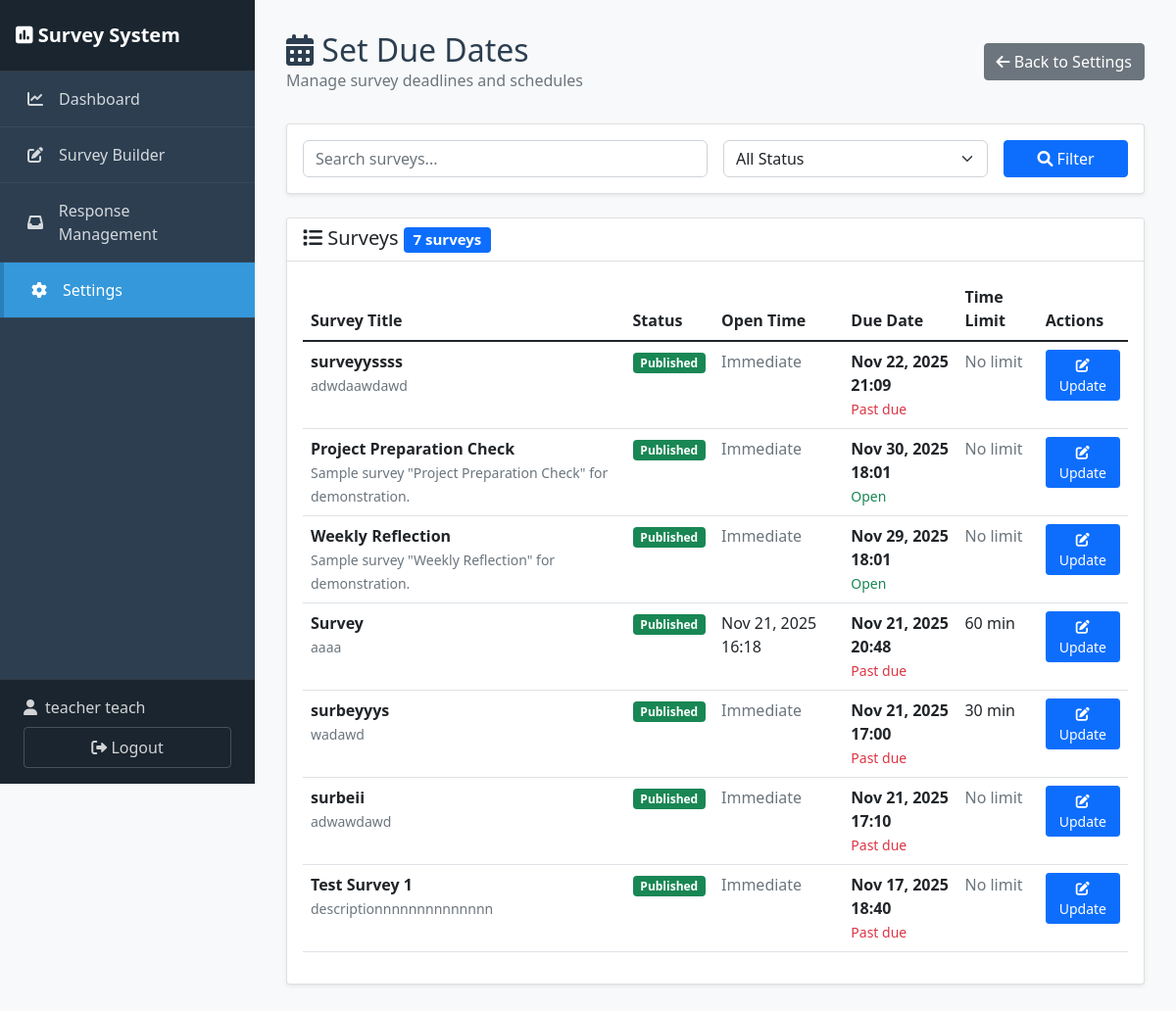
Screenshot of /teacher/settings/due-dates/ (signed in) with the database file from the repository.
### myapp/models.py (models this page shows, shortened)
class Survey(models.Model):
    title = models.CharField(max_length=200)
    description = models.TextField(blank=True)
    created_by = models.ForeignKey(User, on_delete=models.CASCADE, related_name='created_surveys')
    assigned_sections = models.ManyToManyField(Section, related_name='surveys')
    is_active = models.BooleanField(default=True)
    is_published = models.BooleanField(default=False, help_text='Surveys remain hidden from students until published.')
    open_time = models.DateTimeField(null=True, blank=True, help_text="Time when the survey opens for students. If not set, survey opens immediately when published.")
    due_date = models.DateTimeField()
    is_archived = models.BooleanField(default=False, help_text='Archived surveys are hidden from students until restored.')
    time_limit_minutes = models.PositiveIntegerField(
        null=True,
        blank=True,
        help_text='Optional time limit (in minutes) for completing the survey.'
    )
    created_at = models.DateTimeField(auto_now_add=True)
    updated_at = models.DateTimeField(auto_now=True)
    @property
    def is_open(self):
        if not self.is_active or not self.is_published:
            return False
        now = timezone.now()
        due_date = self.due_date
        if timezone.is_naive(due_date):
            from datetime import timezone as dt_timezone
            due_date = due_date.replace(tzinfo=dt_timezone.utc)
        return now <= due_date

### myapp/views.py (the view)
# urls.py: path("teacher/settings/due-dates/", views.set_due_dates, name="set_due_dates"),
@login_required
def set_due_dates(request):
    if not hasattr(request.user, 'profile') or request.user.profile.role != 'teacher':
        messages.error(request, 'Access denied.')
        return redirect('home')
    surveys = Survey.objects.filter(created_by=request.user).order_by('-created_at')
    search_query = request.GET.get('search', '')
    if search_query:
        surveys = surveys.filter(
            Q(title__icontains=search_query) |
            Q(description__icontains=search_query)
        )
    status_filter = request.GET.get('status', '')
    if status_filter == 'published':
        surveys = surveys.filter(is_published=True, is_archived=False)
    elif status_filter == 'unpublished':
        surveys = surveys.filter(is_published=False, is_archived=False)
    elif status_filter == 'archived':
        surveys = surveys.filter(is_archived=True)
    return render(request, 'teacher/set_due_dates.html', {
        'surveys': surveys,
        'search_query': search_query,
        'status_filter': status_filter,
        'current_time': timezone.now(),
    })

### myapp/context_processors.py (called while the page is built)
def teacher_context(request):
    context = {}
    if request.user.is_authenticated and hasattr(request.user, 'profile'):
        if request.user.profile.role == 'teacher':
            context['archived_surveys_count'] = Survey.objects.filter(
                created_by=request.user,
                is_archived=True
            ).count()
    return context

### templates/teacher/set_due_dates.html (shortened to what this page needs)
{% extends 'teacher/teacher_base.html' %}
{% block content %}
<div class="page-header d-flex justify-content-between align-items-center">
    <div>
        <h2><i class="fas fa-calendar-alt"></i> Set Due Dates</h2>
        <p class="text-muted mb-0">Manage survey deadlines and schedules</p>
    </div>
    <a href="{% url 'teacher_settings' %}" class="btn btn-secondary">
        <i class="fas fa-arrow-left"></i> Back to Settings
    </a>
</div>
<div class="card mb-4">
    <div class="card-body">
        <form method="get" class="row g-3">
            <div class="col-md-6">
                <input type="text" name="search" class="form-control" placeholder="Search surveys..." value="{{ search_query }}">
            </div>
            <div class="col-md-4">
                <select name="status" class="form-select">
                    <option value="">All Status</option>
                </select>
            </div>
            <div class="col-md-2">
                <button type="submit" class="btn btn-primary w-100">
                    <i class="fas fa-search"></i> Filter
                </button>
            </div>
        </form>
    </div>
</div>
{% if surveys %}
<div class="card">
    <div class="card-header">
        <h5 class="mb-0">
            <i class="fas fa-list"></i> Surveys
            <span class="badge bg-primary">{{ surveys|length }} survey{{ surveys|length|pluralize }}</span>
        </h5>
    </div>
    <div class="card-body">
        <div class="table-responsive">
            <table class="table table-hover">
                <thead>
                    <tr>
                        <th>Survey Title</th>
                        <th>Status</th>
                        <th>Open Time</th>
                        <th>Due Date</th>
                        <th>Time Limit</th>
                        <th>Actions</th>
                    </tr>
                </thead>
                <tbody>
                    {% for survey in surveys %}
                    <tr>
                        <td>
                            <strong>{{ survey.title }}</strong>
                            {% if survey.description %}
                            <br><small class="text-muted">{{ survey.description|truncatewords:10 }}</small>
                            {% endif %}
                        </td>
                        <td>
                            {% if survey.is_archived %}
                                <span class="badge bg-secondary">Archived</span>
                            {% elif survey.is_published %}
                                <span class="badge bg-success">Published</span>
                            {% else %}
                                <span class="badge bg-warning">Unpublished</span>
                            {% endif %}
                        </td>
                        <td>
                            {% if survey.open_time %}
                                {{ survey.open_time|date:"M d, Y H:i" }}
                            {% else %}
                                <span class="text-muted">Immediate</span>
                            {% endif %}
                        </td>
                        <td>
                            <strong>{{ survey.due_date|date:"M d, Y H:i" }}</strong>
                            {% if survey.due_date < current_time %}
                                <br><small class="text-danger">Past due</small>
                            {% elif survey.is_open %}
                                <br><small class="text-success">Open</small>
                            {% endif %}
                        </td>
                        <td>
                            {% if survey.time_limit_minutes %}
                                {{ survey.time_limit_minutes }} min
                            {% else %}
                                <span class="text-muted">No limit</span>
                            {% endif %}
                        </td>
                        <td>
                            <a href="{% url 'update_survey_due_date' survey.id %}" class="btn btn-sm btn-primary" title="Update Due Date">
                                <i class="fas fa-edit"></i> Update
                            </a>
                        </td>
                    </tr>
                    {% endfor %}
                </tbody>
            </table>
        </div>
    </div>
</div>
{% endif %}
{% endblock %}

### templates/teacher/teacher_base.html (shortened to what this page needs)
<!DOCTYPE html>
<html lang="en">
<head>
    <link href="https://cdn.jsdelivr.net/npm/bootstrap@5.1.3/dist/css/bootstrap.min.css" rel="stylesheet">
    <link href="https://cdnjs.cloudflare.com/ajax/libs/font-awesome/6.0.0/css/all.min.css" rel="stylesheet">
    <link href="{% load static %}{% static 'css/style.css' %}" rel="stylesheet">
</head>
<body>
    <aside class="sidebar" id="sidebar">
        <div class="sidebar-header">
            <h4><i class="fas fa-poll"></i> Survey System</h4>
        </div>
        <ul class="sidebar-menu">
            <li>
                <a href="{% url 'teacher_dashboard' %}" class="{% if request.resolver_match.url_name == 'teacher_dashboard' %}active{% endif %}">
                    <i class="fas fa-chart-line"></i>
                    <span>Dashboard</span>
                </a>
            </li>
            <li>
                <a href="{% url 'manage_surveys' %}" class="">
                    <i class="fas fa-edit"></i>
                    <span>Survey Builder</span>
                </a>
            </li>
            <li>
                <a href="{% url 'responses_overview' %}" class="">
                    <i class="fas fa-inbox"></i>
                    <span>Response Management</span>
                </a>
            </li>
            <li>
                <a href="{% url 'teacher_settings' %}" class="{% if request.resolver_match.url_name == 'teacher_settings' or request.resolver_match.url_name == 'set_due_dates' or request.resolver_match.url_name == 'update_survey_due_date' or request.resolver_match.url_name == 'manage_sections' or request.resolver_match.url_name == 'create_section' or request.resolver_match.url_name == 'edit_section' or request.resolver_match.url_name == 'delete_section' or request.resolver_match.url_name == 'manage_students' or request.resolver_match.url_name == 'edit_student' or request.resolver_match.url_name == 'toggle_student_access' %}active{% endif %}">
                    <i class="fas fa-cog"></i>
                    <span>Settings</span>
                </a>
            </li>
        </ul>
        <div class="sidebar-footer">
            <div class="user-info">
                <i class="fas fa-user"></i>
                <span>{{ user.first_name }} {{ user.last_name }}</span>
            </div>
            <form method="post" action="{% url 'logout' %}" class="d-inline">
                <button type="submit" class="logout-btn">
                    <i class="fas fa-sign-out-alt"></i> Logout
                </button>
            </form>
        </div>
    </aside>
    <main class="main-content">
        {% block content %}
        {% endblock %}
    </main>
    <div class="toast-container position-fixed bottom-0 start-50 translate-middle-x p-3" style="z-index: 1055;">
    </div>
    <script src="{% load static %}{% static 'js/main.js' %}"></script>
</body>
</html>

### static/css/style.css (style rules this page uses)
body { font-family: 'Segoe UI', Tahoma, Geneva, Verdana, sans-serif; background-color: #f8f9fa; }
.card { box-shadow: 0 0.125rem 0.25rem rgba(0, 0, 0, 0.075); border: 1px solid rgba(0, 0, 0, 0.125); }
.card-header { background-color: #fff; border-bottom: 1px solid rgba(0, 0, 0, 0.125); }
.table th { border-top: none; font-weight: 600; }
.badge { font-size: 0.75em; }
.form-control, .form-select { border-radius: 0.375rem; }
.bg-primary { background-color: #0d6efd !important; }
.btn-primary { background-color: #0d6efd; border-color: #0d6efd; }

### templates/teacher/teacher_base.html (style rules this page uses)
:root { --sidebar-width: 260px; --sidebar-bg: #2c3e50; --sidebar-hover: #34495e; --sidebar-active: #3498db; }
body { overflow-x: hidden; }
.sidebar { position: fixed; top: 0; left: 0; height: 100vh; width: var(--sidebar-width); background-color: var(--sidebar-bg); color: white; padding: 0; z-index: 1000; overflow-y: auto; transition: transform 0.3s ease; }
.sidebar-header { padding: 1.5rem 1rem; background-color: #1a252f; border-bottom: 1px solid rgba(255, 255, 255, 0.1); }
.sidebar-header h4 { margin: 0; font-size: 1.25rem; font-weight: 600; }
.sidebar-menu { list-style: none; padding: 0; margin: 0; }
.sidebar-menu li { border-bottom: 1px solid rgba(255, 255, 255, 0.05); }
.sidebar-menu a { display: flex; align-items: center; padding: 1rem 1.5rem; color: rgba(255, 255, 255, 0.8); text-decoration: none; transition: all 0.3s ease; }
.sidebar-menu a.active { background-color: var(--sidebar-active); color: white; border-left: 4px solid #2980b9; }
.sidebar-menu a i { width: 24px; margin-right: 0.75rem; text-align: center; }
.sidebar-footer { position: absolute; bottom: 0; left: 0; right: 0; padding: 1rem 1.5rem; background-color: #1a252f; border-top: 1px solid rgba(255, 255, 255, 0.1); }
.sidebar-footer .user-info { display: flex; align-items: center; color: rgba(255, 255, 255, 0.8); margin-bottom: 0.5rem; }
.sidebar-footer .user-info i { margin-right: 0.5rem; }
.sidebar-footer .logout-btn { width: 100%; background-color: transparent; border: 1px solid rgba(255, 255, 255, 0.2); color: rgba(255, 255, 255, 0.8); padding: 0.5rem; border-radius: 4px; transition: all 0.3s ease; }
.main-content { margin-left: var(--sidebar-width); padding: 2rem; min-height: 100vh; background-color: #f8f9fa; }
.page-header { margin-bottom: 2rem; }
.page-header h2 { margin: 0; color: #2c3e50; }

### rows the page displays
Survey: title "surveyyssss", description "adwdaawdawd", is_archived "Published", shows "Immediate", due_date "Nov 22, 2025 21:09", shows "Past due", shows "No limit"
Survey: title "Project Preparation Check", description "Sample survey \"Project Preparation Check\" for demonstration.", is_archived "Published", shows "Immediate", due_date "Nov 30, 2025 18:01", is_active "Open", shows "No limit"
Survey: title "Weekly Reflection", description "Sample survey \"Weekly Reflection\" for demonstration.", is_archived "Published", shows "Immediate", due_date "Nov 29, 2025 18:01", is_active "Open", shows "No limit"
Survey: title "Survey", description "aaaa", is_archived "Published", open_time "Nov 21, 2025 16:18", due_date "Nov 21, 2025 20:48", shows "Past due", time_limit_minutes "60"
Survey: title "surbeyyys", description "wadawd", is_archived "Published", shows "Immediate", due_date "Nov 21, 2025 17:00", shows "Past due", time_limit_minutes "30"
Survey: title "surbeii", description "adwawdawd", is_archived "Published", shows "Immediate", due_date "Nov 21, 2025 17:10", shows "Past due", shows "No limit"
Survey: title "Test Survey 1", description "descriptionnnnnnnnnnnnnn", is_archived "Published", shows "Immediate", due_date "Nov 17, 2025 18:40", shows "Past due", shows "No limit"

### other values shown
{{ user.first_name }} "teacher"
{{ user.last_name }} "teach"
{{ surveys|length }} "7"
